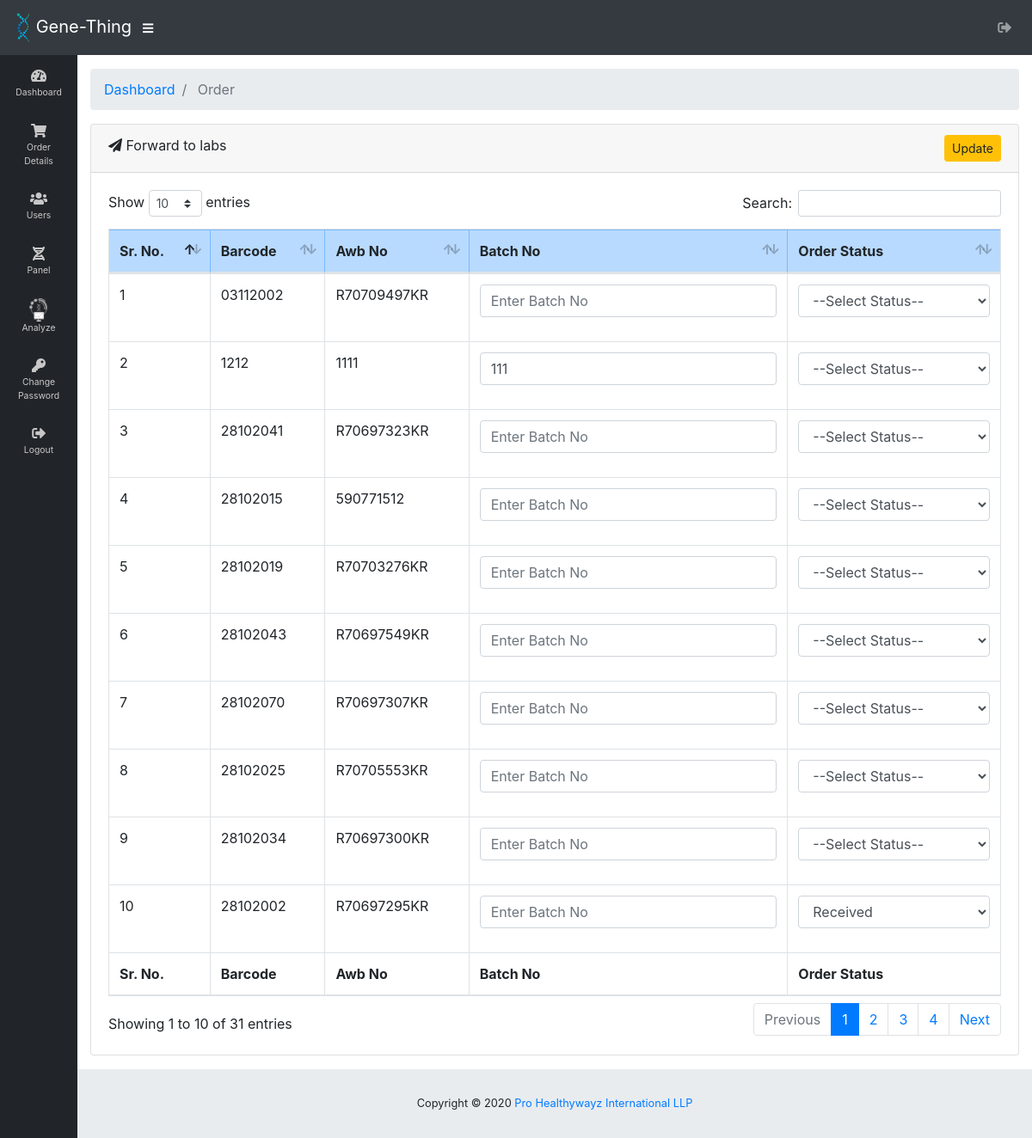
The page /HealthyWayz/forward_to_labs.php (signed in) on the database its author committed.
### tables this page shows
CREATE TABLE `user_details` (
  `id` int(255) NOT NULL,
  `user_id` varchar(255) NOT NULL,
  `name` varchar(255) NOT NULL,
  `email` varchar(255) NOT NULL,
  `contact_no` varchar(255) NOT NULL,
  `dob` date NOT NULL,
  `gender` varchar(255) NOT NULL,
  `organisation` varchar(255) NOT NULL,
  `designation` varchar(255) NOT NULL,
  `address` text NOT NULL,
  `city` varchar(255) NOT NULL,
  `country` varchar(255) NOT NULL,
  `pincode` varchar(255) NOT NULL,
  `photo` longblob,
  `weight` varchar(255) NOT NULL,
  `fat_percentage` varchar(255) NOT NULL,
  `rhr` varchar(255) NOT NULL,
  `bmi` varchar(255) NOT NULL,
  `blood_group` varchar(255) NOT NULL,
  `physical_activity` varchar(255) NOT NULL,
  `type_of_exercises` varchar(255) NOT NULL,
  `exercise_details` varchar(255) NOT NULL,
  `diet_preference` varchar(255) NOT NULL,
  `eat_out` varchar(255) NOT NULL,
  `consume_packaged_foods` varchar(255) NOT NULL,
  `food_sensitivities` varchar(255) NOT NULL,
  `supplements` varchar(255) NOT NULL,
  `water_intake` varchar(255) NOT NULL,
  `consume_tobacco` varchar(255) NOT NULL,
  `consume_alcohol` varchar(255) NOT NULL,
  `sleep` varchar(255) NOT NULL,
  `improve_health` varchar(255) NOT NULL,
  `improve_health_details` varchar(255) NOT NULL,
  `hemoglobin_count` varchar(255) NOT NULL,
  `rbc_count` varchar(255) NOT NULL,
  `pcv_count` varchar(255) NOT NULL,
  `mcv_count` varchar(255) NOT NULL,
  `mch_count` varchar(255) NOT NULL,
  `mchc_count` varchar(255) NOT NULL,
  `rdw_count` varchar(255) NOT NULL,
  `total_wbc_count` varchar(255) NOT NULL,
  `absolute_neutrophil_count` varchar(255) NOT NULL,
  `absolute_lymphocyte_count` varchar(255) NOT NULL,
  `absolute_monocyte_count` varchar(255) NOT NULL,
  `absolute_eosinophil_count` varchar(255) NOT NULL,
  `absolute_basophile_count` varchar(255) NOT NULL,
  `neutrophils_count` varchar(255) NOT NULL,
  `lymphocytes_count` varchar(255) NOT NULL,
  `monocytes_count` varchar(255) NOT NULL,
  `eosinophils_count` varchar(255) NOT NULL,
  `basophils_count` varchar(255) NOT NULL,
  `platelet_count` varchar(255) NOT NULL,
  `mpv_count` varchar(255) NOT NULL,
  `pct_count` varchar(255) NOT NULL,
  `pdw_count` varchar(255) NOT NULL,
  `morphology_rbc` varchar(255) NOT NULL,
  `morphology_wbc` varchar(255) NOT NULL,
  `smea_platelet` varchar(255) NOT NULL,
  `esr_count` varchar(255) NOT NULL,
  `upload_report_description` text NOT NULL,
  `upload_report_document_type` varchar(255) NOT NULL,
  `upload_report` varchar(255) NOT NULL
);

### HealthyWayz/forward_to_labs.php (the view, shortened to what this page needs)
<!DOCTYPE html>
<html lang="en">
<head>
  <link href="vendor/fontawesome-free/css/all.min.css" rel="stylesheet" type="text/css">
  <link href="vendor/datatables/dataTables.bootstrap4.css" rel="stylesheet">
  <link href="css/sb-admin.css" rel="stylesheet">
</head>
<body id="page-top" class="sidebar-toggled">
  <?php include"includes/header.php"; ?>
  <div id="wrapper">
    <?php include"includes/sidebar.php"; ?>
    <div id="content-wrapper">
      <div class="container-fluid">
        <ol class="breadcrumb">
          <li class="breadcrumb-item">
            <a href="dashboard.php">Dashboard</a>
          </li>
          <li class="breadcrumb-item active"> Order</li>
        </ol>
        <form method ="post" >
	<div class="card mb-3">
		<div class="card-header">
			<i class="fa fa-paper-plane" aria-hidden="true"></i>  Forward to labs
			<span class="float-right"> <button type="submit" name="submit" class="btn btn-sm btn-warning">Update</button></span>
		</div>
		<div class="card-body">
			<div class="table-responsive">
				<table class="table table-bordered" id="dataTable">
					<thead>
						<tr>
							<th>Sr. No.</th>
							<th>Barcode</th>
							<th>Awb No</th>
							<th>Batch No</th>
							<th>Order Status</th>
						</tr>
					</thead>
					<tfoot>
						<tr>
							<th>Sr. No.</th>
							<th>Barcode</th>
							<th>Awb No</th>
							<th>Batch No</th>
							<th>Order Status</th>
						</tr>
					</tfoot>
					<tbody>
					<?php
						$cnt=1;
						$qry = "select `login`.awb_number2,`login`.barcode,`login`.order_status,`login`.status,`login`.id,`login`.batch_number ,
						`user_details`.user_id , `user_details`.address, `user_details`.city, `user_details`.country, `user_details`.pincode
						        from `login` inner join `user_details`
						        on `user_details`.user_id =`login`.id and `login`.awb_number2 !='' and (`login`.order_status ='Received' or `login`.order_status !='Dispatched')
						        where `login`.`role`='Users'
						        order by `login`.`id` desc";
						$res = $conn->query($qry);
						while($row = $res->fetch_assoc()) {
					?>	<tr>
						<td><?php echo $cnt++; ?></td>
						<td><?php echo $row["barcode"]; ?></td>
						<td><?php echo $row["awb_number2"]; ?></td>
						<td>
						    <input class="form-control" type="text" value="<?php echo $row["batch_number"]; ?>" name="batch_number[]" placeholder="Enter Batch No"/>
						</td>
						<td>
						  <div class="form-group">
                              <select class="form-control" id="order_status" name ="order_status[]" reuired>
                                <option value="">--Select Status--</option>
                                <option value="Received" <?php if($row["order_status"]=="Received") echo"selected";  ?>>Received</option>
                              </select>
                            </div>
						</td>
						</tr>
					<?php
						}
					?>
					</tbody>
				</table>
			</div>
		</div>
	</div>
</form>
      </div>
      <?php include"includes/footer.php"; ?>
    </div>
  </div>
</body>
</html>

### HealthyWayz/includes/header.php (shortened to what this page needs)
<nav class="navbar navbar-expand navbar-dark bg-dark static-top">
  <a class="navbar-brand mr-1"   href="https://genething.com" target ="_blank">
  <img src="images/favicon.png" style="max-width: 20px;" class="img-fluid"> Gene-Thing
  </a>
  <button class="btn btn-link btn-sm text-white order-1 order-sm-0" id="sidebarToggle" href="#">
    <i class="fas fa-bars"></i>
  </button>
  <ul class="navbar-nav ml-auto ml-md-0">
    <li class="nav-item dropdown no-arrow">
      <a class="nav-link dropdown-toggle"data-toggle="modal" data-target="#logoutModal">
        <i class="fas fa-sign-out-alt"></i>
      </a>
    </li>
  </ul>
</nav>

### HealthyWayz/includes/sidebar.php (shortened to what this page needs)
<?php
	include"includes/config.php";
?>
<ul class="sidebar navbar-nav toggled">
     <?php if($_SESSION['role']=='Admin') { ?>
      <li class="nav-item">
        <a class="nav-link" href="dashboard.php">
          <i class="fas fa-fw fa-tachometer-alt"></i>
          <span>Dashboard</span>
        </a>
      </li>
      <li class="nav-item dropdown ">
        <a class="nav-link dropdown-toggle" href="#" id="pagesDropdown" role="button" data-toggle="dropdown" aria-haspopup="true" aria-expanded="false">
            <i class="fa fa-shopping-cart" aria-hidden="true"></i>
          <span>Order Details</span>
        </a>
      </li>
       <li class="nav-item">
        <a class="nav-link" href="user.php">
           <i class="fas fa-fw fa-users" ></i>
          <span>Users</span>
        </a>
      </li>
     <li class="nav-item">
        <a class="nav-link" href="panel_dashboard.php">
          <i class='fas fa-fw fa-dna'></i>
          <span>Panel</span>
        </a>
      </li>
      <li class="nav-item">
        <a class="nav-link" href="#">
          <img src = "images/analysis.png" style="max-width: 22px;height: auto;">
          <span>Analyze</span>
        </a>
      </li>
      <li class="nav-item">
        <a class="nav-link" href="change_password.php">
          <i class="fas fa-fw fa-key" ></i>
          <span>Change Password</span></a>
      </li>
       <li class="nav-item">
        <a class="nav-link" href="#" data-toggle="modal" data-target="#logoutModal">
	  <i class="fas fa-sign-out-alt"></i>
          <span>Logout</span></a>
      </li>
    <?php }else if($_SESSION['role']=='Users'){
    $qry = "select * from `login` where `login`.`id`=".$_SESSION['login_id'] ;
                        $res = $conn->query($qry);
                        $row = $res->fetch_assoc();
    ?>
    <style>
    @media (min-width: 768px){
        .sidebar.toggled .nav-item .nav-link span {
       /*     font-size: 0.85rem;*/
            display: block;
        }
        .sidebar.toggled {
    overflow: visible;
    width: 9% !important;
}
body.sidebar-toggled footer.sticky-footer {
    width: calc(100% - 8.5%);
}
}
    </style>
     <li class="nav-item">
        <a class="nav-link" href="client_dashboard.php">
          <img src="images/user_panel/dash.png">
          <span>Dashboard</span>
        </a>
      </li>
      <li class="nav-item">
        <a class="nav-link" href="user_details.php">
          <img src="images/user_panel/bio_icon.png">
          <span>Bio</span>
        </a>
      </li>
      <?php  if($row['order_status'] =='Dispatched'){ ?>
      <li class="nav-item">
        <a class="nav-link" href="user_genetic_snapshot.php">
          <img src="images/user_panel/genetic_snapshot.png">
          <span>Genetic Snapshot</span>
        </a>
      </li>
       <li class="nav-item">
        <a class="nav-link" <?php if(!isset($_SESSION['dna_report'])) { ?>href="" data-toggle="modal" data-target="#myModal" <?php }else{ ?>  href="user_dna_report.php" <?php } ?> >
          <img src="images/user_panel/dna_report.png">
          <span>DNA Report</span>
        </a>
      </li>
      <!-- <li class="nav-item">
        <a class="nav-link" href="user_pgx_report.php">
          <img src="images/user_panel/pgx_report.png">
          <span>PGX Report</span>
        </a>
      </li>-->
      <li class="nav-item">
        <a class="nav-link" href="user_recommendation_engine.php">
          <img src="images/user_panel/recommendation.png">
          <span>Recommendation Engine</span>
        </a>
      </li>
      <?php } ?>
       <li class="nav-item">
        <a class="nav-link" href="" data-toggle="modal" data-target="#HealthData">
          <img src="images/user_panel/health_history.png">
          <span>Health History</span>
        </a>
      </li>
      <li class="nav-item">
        <a class="nav-link" href="#" data-toggle="modal" data-target="#logoutModal">
	        <img src="images/user_panel/logout.png">
            <span>Logout</span></a>
      </li>
   <?php } ?>
    </ul>

### HealthyWayz/includes/footer.php
<footer class="sticky-footer">
  <div class="container my-auto">
    <div class="copyright text-center my-auto">
      <span>Copyright © 2020  <a href="https://genething.com/" target="_blank">Pro Healthywayz International LLP</a></span>
    </div>
  </div>
</footer>

### rows shown on the page
user_details: user.barcode "03112002", user.awb_number2 "R70709497KR"
user_details: user.barcode "1212", user.awb_number2 "1111", user.batch_number "111"
user_details: user.barcode "28102041", user.awb_number2 "R70697323KR"
user_details: user.barcode "28102015", user.awb_number2 "590771512"
user_details: user.barcode "28102019", user.awb_number2 "R70703276KR"
user_details: user.barcode "28102043", user.awb_number2 "R70697549KR"
user_details: user.barcode "28102070", user.awb_number2 "R70697307KR"
user_details: user.barcode "28102025", user.awb_number2 "R70705553KR"
user_details: user.barcode "28102034", user.awb_number2 "R70697300KR"
user_details: user.barcode "28102002", user.awb_number2 "R70697295KR"
